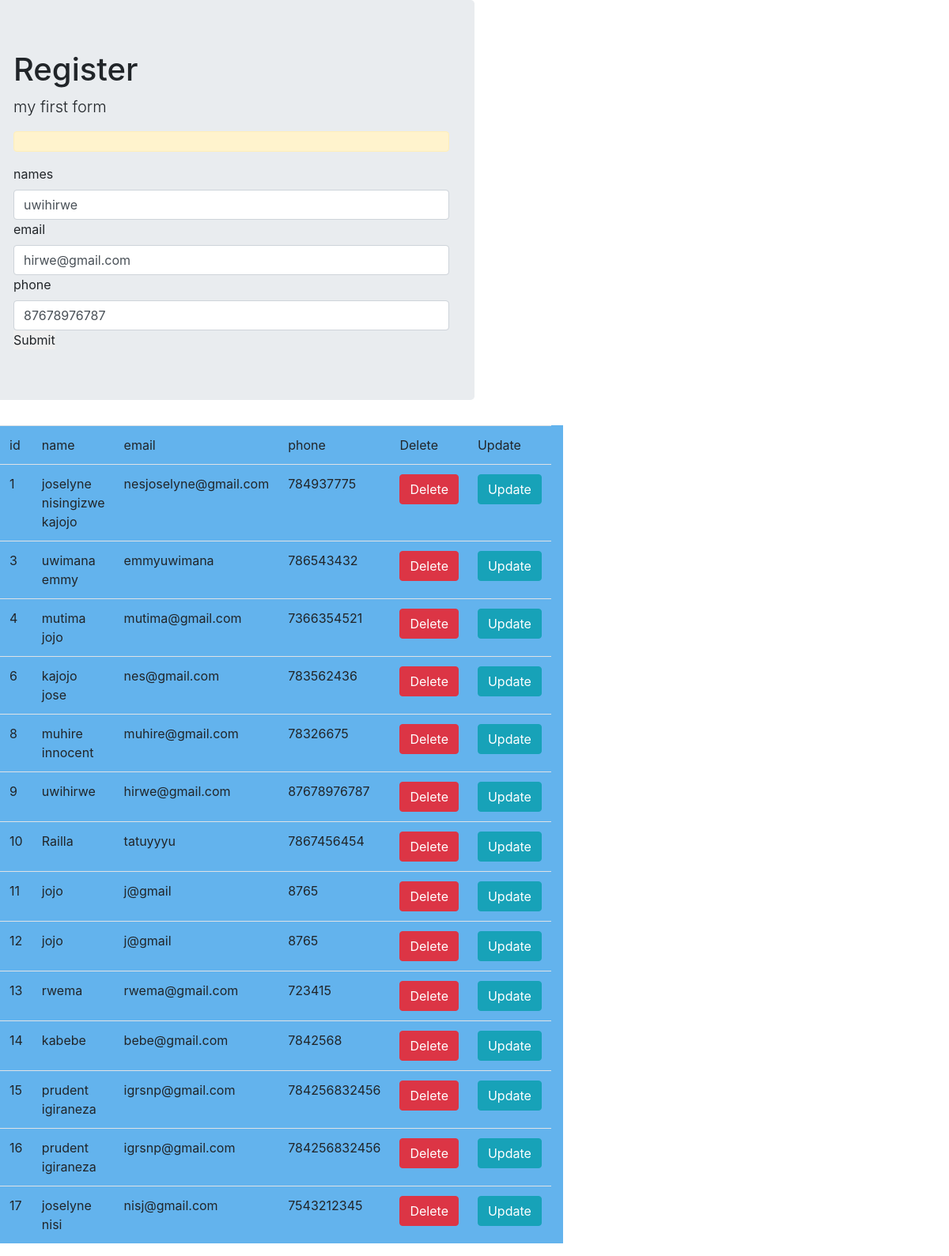
/9updateInfos, run on the app's committed database.
### home/models.py (models this page shows, shortened)
class Registration(models.Model):
    names = models.CharField(max_length=40)
    email = models.CharField(max_length=40)
    phone = models.IntegerField()

### home/views.py (the view, shortened to what this page needs)
# urls.py: path('<int:id>updateInfos', views.updatereg, name='updateInfos'),
def updatereg(request,id):
    select = Registration.objects.all().order_by('id')
    update = Registration.objects.get(id=id)
    return render(request, 'updateregister.html',{'data':select,'update':update})

### templates/updateregister.html (shortened to what this page needs)
<!DOCTYPE html>
<html lang="en">
<head>
    <link href="https://unpkg.com/tailwindcss@^1.0/dist/tailwind.min.css" rel="stylesheet">
    <link rel="stylesheet" href="https://stackpath.bootstrapcdn.com/bootstrap/4.5.2/css/bootstrap.min.css">
<link rel="stylesheet" href="https://cdn.jsdelivr.net/npm/uikit@3.5.7/dist/css/uikit.min.css" />
<link href="https://unpkg.com/aos@2.3.1/dist/aos.css" rel="stylesheet">
</head>
<body>
    <div class="row">
    <div class="jumbotron col-6 ">
    <h1>Register</h1>
    <p class="lead">my first form</p>
    <p class="alert alert-warning">{{message}}</p>
   <form action="{% url 'updateInfos' id=update.id %}" method="POST">
       <label for="names" >names</label>
       <input type="text" name="names" value="{{update.names}}" class="form-control">
       <label for="email" >email</label>
       <input type="text" name="email"value="{{update.email}}" class="form-control">
       <label for="phone" >phone</label>
       <input type="text" name="phone" value="{{update.phone}}" class="form-control">
       <input type="submit" name="submit">
   </form>
   </div>
   <div class="table col-6 bg-blue-400">
       <table>
           <tr><td>id</td><td>name</td><td>email</td><td>phone</td><td>Delete</td><td>Update</td></tr>
           {% for y in data%}
           <tr><td>{{ y.id }}</td><td>{{ y.names }}</td><td>{{ y.email }}</td><td>{{ y.phone }}</td>
         <td><a href="{% url 'deleteInfos' id=y.id  %}"><span class="btn btn-danger">Delete</span></a></td>
         <td><a href="{% url 'updateInfos' id=y.id  %}"><span class="btn btn-info">Update</span></a></td>
        </tr>
           {% endfor%}
    </table>
   </div>
    </div>
</body>
</html>

### data on the page
Registration: names "uwihirwe", phone "87678976787", id "9", email "hirwe@gmail.com"
Registration: id "1", names "joselyne nisingizwe kajojo", email "nesjoselyne@gmail.com", phone "784937775"
Registration: id "3", names "uwimana emmy", email "emmyuwimana", phone "786543432"
Registration: id "4", names "mutima jojo", email "mutima@gmail.com", phone "7366354521"
Registration: id "6", names "kajojo jose", email "nes@gmail.com", phone "783562436"
Registration: id "8", names "muhire innocent", email "muhire@gmail.com", phone "78326675"
Registration: id "10", names "Railla", email "tatuyyyu", phone "7867456454"
Registration: id "11", names "jojo", email "j@gmail", phone "8765"
Registration: id "12", names "jojo", email "j@gmail", phone "8765"
Registration: id "13", names "rwema", email "rwema@gmail.com", phone "723415"
Registration: id "14", names "kabebe", email "bebe@gmail.com", phone "7842568"
Registration: id "15", names "prudent igiraneza", email "igrsnp@gmail.com", phone "784256832456"
Registration: id "16", names "prudent igiraneza", email "igrsnp@gmail.com", phone "784256832456"
Registration: id "17", names "joselyne nisi", email "nisj@gmail.com", phone "7543212345"
